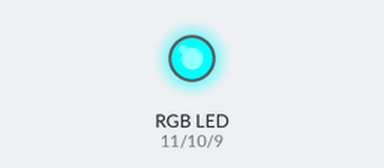
The sketch below on a simulated Arduino Uno, built with avr-gcc and run on an emulated ATmega328P. Parts: an RGB LED mixed from three pins (HIGH = lit). Dim RGB values are drawn brighter than linear.

Above: at 0.05 s.
At 1.4 s:
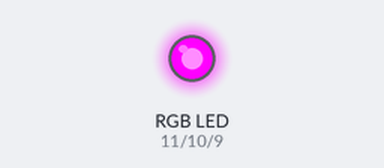
At 2.75 s:
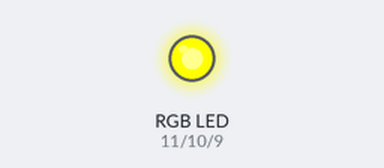
At 5.5 s:
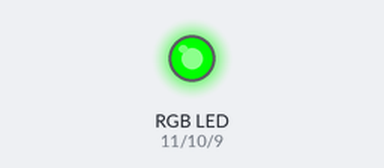
At 8.25 s:
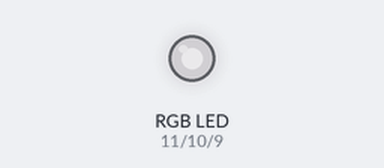
At 11.0 s:
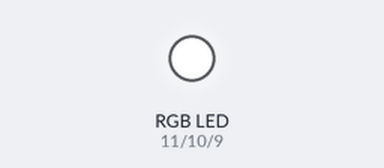
Timing chart, 0 to 14.3 s (numbered marks = the images above):
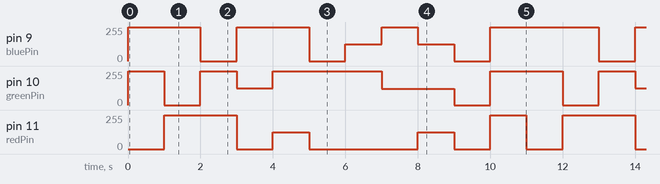

Measured:
- by itself, pin 10 (greenPin): repeats every 11.0 s: 0/255 1.0 s, 255/255 1.0 s, 125/255 1.0 s, 255/255 3.0 s, 123/255 2.0 s, 0/255 1.0 s, 255/255 2.0 s
- by itself, pin 11 (redPin): repeats every 11.0 s: 0/255 1.0 s, 125/255 1.0 s, 0/255 3.0 s, 124/255 1.0 s, 0/255 1.0 s, 255/255 1.0 s, 0/255 1.0 s, 255/255 2.0 s

The sketch:

rgb_led.ino
```cpp
const int redPin = 11;
const int greenPin = 10;
const int bluePin = 9;

void setup() {
pinMode(redPin,OUTPUT);
pinMode(bluePin,OUTPUT);
pinMode(greenPin,OUTPUT);
}

void loop() {
color(0,255,255);//red
delay(1000);
color(255,0,255);//green
delay(1000);
color(255,255,0);//blue
delay(1000);

//blends
color(0,125,255);
delay(1000);
color(125,255,255);
delay(1000);
color(0,255,0);
delay(1000);
color(0,255,125);
delay(1000);
color(0,123,255);
delay(1000);
color(124,123,125);
delay(1000);
color(0,0,0);
delay(1000);
color(255,255,255);
delay(1000);
}

void color(unsigned char red,unsigned char green,unsigned char blue)
{
  analogWrite(redPin,red);
  analogWrite(greenPin,green);
  analogWrite(bluePin,blue);
  }
```
